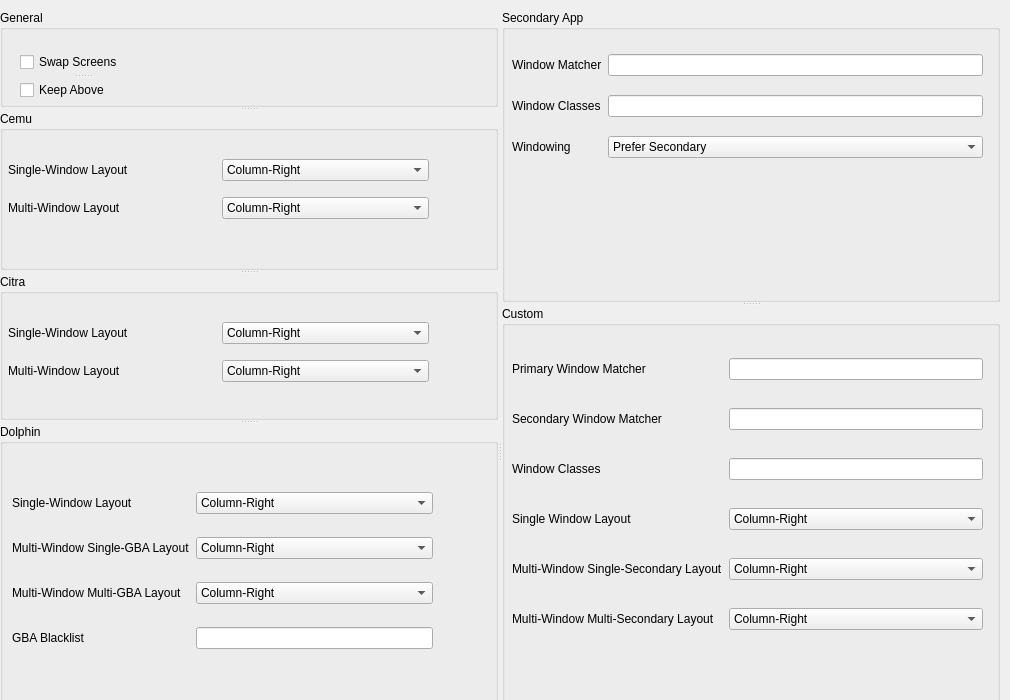
<?xml version="1.0" encoding="UTF-8"?>
<ui version="4.0">
 <class>KWin::EmulatorWindowingConfigForm</class>
 <widget class="QWidget" name="KWin::EmulatorWindowingConfigForm">
  <property name="geometry">
   <rect>
    <x>0</x>
    <y>0</y>
    <width>1010</width>
    <height>700</height>
   </rect>
  </property>
  <property name="sizePolicy">
   <sizepolicy hsizetype="Preferred" vsizetype="MinimumExpanding">
    <horstretch>0</horstretch>
    <verstretch>0</verstretch>
   </sizepolicy>
  </property>
  <property name="minimumSize">
   <size>
    <width>1010</width>
    <height>700</height>
   </size>
  </property>
  <property name="windowTitle">
   <string>Emulator Windowing</string>
  </property>
  <widget class="QSplitter" name="splitter_4">
   <property name="geometry">
    <rect>
     <x>0</x>
     <y>10</y>
     <width>1000</width>
     <height>881</height>
    </rect>
   </property>
   <property name="sizePolicy">
    <sizepolicy hsizetype="Preferred" vsizetype="Preferred">
     <horstretch>0</horstretch>
     <verstretch>0</verstretch>
    </sizepolicy>
   </property>
   <property name="minimumSize">
    <size>
     <width>200</width>
     <height>600</height>
    </size>
   </property>
   <property name="maximumSize">
    <size>
     <width>16777215</width>
     <height>16777215</height>
    </size>
   </property>
   <property name="orientation">
    <enum>Qt::Horizontal</enum>
   </property>
   <widget class="QSplitter" name="splitter_3">
    <property name="sizePolicy">
     <sizepolicy hsizetype="Expanding" vsizetype="Expanding">
      <horstretch>0</horstretch>
      <verstretch>0</verstretch>
     </sizepolicy>
    </property>
    <property name="minimumSize">
     <size>
      <width>450</width>
      <height>0</height>
     </size>
    </property>
    <property name="orientation">
     <enum>Qt::Vertical</enum>
    </property>
    <widget class="QGroupBox" name="GeneralGroup">
     <property name="sizePolicy">
      <sizepolicy hsizetype="Expanding" vsizetype="MinimumExpanding">
       <horstretch>0</horstretch>
       <verstretch>2</verstretch>
      </sizepolicy>
     </property>
     <property name="minimumSize">
      <size>
       <width>0</width>
       <height>80</height>
      </size>
     </property>
     <property name="title">
      <string>General</string>
     </property>
     <widget class="QSplitter" name="splitter">
      <property name="geometry">
       <rect>
        <x>20</x>
        <y>40</y>
        <width>125</width>
        <height>52</height>
       </rect>
      </property>
      <property name="orientation">
       <enum>Qt::Vertical</enum>
      </property>
      <widget class="QCheckBox" name="kcfg_swapScreens">
       <property name="text">
        <string>Swap Screens</string>
       </property>
       <property name="checked">
        <bool>false</bool>
       </property>
      </widget>
      <widget class="QCheckBox" name="kcfg_keepAbove">
       <property name="text">
        <string>Keep Above</string>
       </property>
      </widget>
     </widget>
    </widget>
    <widget class="QGroupBox" name="CemuGroup">
     <property name="sizePolicy">
      <sizepolicy hsizetype="MinimumExpanding" vsizetype="MinimumExpanding">
       <horstretch>0</horstretch>
       <verstretch>2</verstretch>
      </sizepolicy>
     </property>
     <property name="minimumSize">
      <size>
       <width>0</width>
       <height>130</height>
      </size>
     </property>
     <property name="title">
      <string>Cemu</string>
     </property>
     <widget class="QWidget" name="layoutWidget_2">
      <property name="geometry">
       <rect>
        <x>8</x>
        <y>38</y>
        <width>421</width>
        <height>80</height>
       </rect>
      </property>
      <layout class="QGridLayout" name="cemuGridLayout">
       <item row="0" column="0">
        <widget class="QLabel" name="cemuSingleScreenLayoutLabel">
         <property name="text">
          <string>Single-Window Layout</string>
         </property>
        </widget>
       </item>
       <item row="0" column="1">
        <widget class="QComboBox" name="kcfg_cemuSingleScreenLayout">
         <item>
          <property name="text">
           <string>Column-Right</string>
          </property>
         </item>
         <item>
          <property name="text">
           <string>Column-Left</string>
          </property>
         </item>
         <item>
          <property name="text">
           <string>Square-Right</string>
          </property>
         </item>
         <item>
          <property name="text">
           <string>Square-Left</string>
          </property>
         </item>
        </widget>
       </item>
       <item row="1" column="0">
        <widget class="QLabel" name="cemuMultiScreenLayoutLabel">
         <property name="text">
          <string>Multi-Window Layout</string>
         </property>
        </widget>
       </item>
       <item row="1" column="1">
        <widget class="QComboBox" name="kcfg_cemuMultiScreenSingleSecondaryLayout">
         <item>
          <property name="text">
           <string>Column-Right</string>
          </property>
         </item>
         <item>
          <property name="text">
           <string>Column-Left</string>
          </property>
         </item>
         <item>
          <property name="text">
           <string>Square-Right</string>
          </property>
         </item>
         <item>
          <property name="text">
           <string>Square-Left</string>
          </property>
         </item>
         <item>
          <property name="text">
           <string>Separate</string>
          </property>
         </item>
        </widget>
       </item>
      </layout>
     </widget>
    </widget>
    <widget class="QGroupBox" name="CitraGroup">
     <property name="sizePolicy">
      <sizepolicy hsizetype="MinimumExpanding" vsizetype="MinimumExpanding">
       <horstretch>0</horstretch>
       <verstretch>2</verstretch>
      </sizepolicy>
     </property>
     <property name="minimumSize">
      <size>
       <width>0</width>
       <height>120</height>
      </size>
     </property>
     <property name="title">
      <string>Citra</string>
     </property>
     <widget class="QWidget" name="layoutWidget">
      <property name="geometry">
       <rect>
        <x>8</x>
        <y>38</y>
        <width>421</width>
        <height>80</height>
       </rect>
      </property>
      <layout class="QGridLayout" name="citraGridLayout">
       <item row="0" column="0">
        <widget class="QLabel" name="citraSingleScreenLayout">
         <property name="text">
          <string>Single-Window Layout</string>
         </property>
        </widget>
       </item>
       <item row="0" column="1">
        <widget class="QComboBox" name="kcfg_citraSingleScreenLayout">
         <item>
          <property name="text">
           <string>Column-Right</string>
          </property>
         </item>
         <item>
          <property name="text">
           <string>Column-Left</string>
          </property>
         </item>
         <item>
          <property name="text">
           <string>Square-Right</string>
          </property>
         </item>
         <item>
          <property name="text">
           <string>Square-Left</string>
          </property>
         </item>
        </widget>
       </item>
       <item row="1" column="1">
        <widget class="QComboBox" name="kcfg_citraMultiScreenSingleSecondaryLayout">
         <item>
          <property name="text">
           <string>Column-Right</string>
          </property>
         </item>
         <item>
          <property name="text">
           <string>Column-Left</string>
          </property>
         </item>
         <item>
          <property name="text">
           <string>Square-Right</string>
          </property>
         </item>
         <item>
          <property name="text">
           <string>Square-Left</string>
          </property>
         </item>
         <item>
          <property name="text">
           <string>Separate</string>
          </property>
         </item>
        </widget>
       </item>
       <item row="1" column="0">
        <widget class="QLabel" name="citraMultiScreenLayout">
         <property name="text">
          <string>Multi-Window Layout</string>
         </property>
        </widget>
       </item>
      </layout>
     </widget>
    </widget>
    <widget class="QGroupBox" name="DolphinGroup">
     <property name="sizePolicy">
      <sizepolicy hsizetype="Expanding" vsizetype="MinimumExpanding">
       <horstretch>0</horstretch>
       <verstretch>3</verstretch>
      </sizepolicy>
     </property>
     <property name="minimumSize">
      <size>
       <width>0</width>
       <height>256</height>
      </size>
     </property>
     <property name="title">
      <string>Dolphin</string>
     </property>
     <property name="alignment">
      <set>Qt::AlignLeading|Qt::AlignLeft|Qt::AlignTop</set>
     </property>
     <property name="flat">
      <bool>false</bool>
     </property>
     <property name="checkable">
      <bool>false</bool>
     </property>
     <widget class="QWidget" name="layoutWidget">
      <property name="geometry">
       <rect>
        <x>12</x>
        <y>51</y>
        <width>421</width>
        <height>192</height>
       </rect>
      </property>
      <layout class="QGridLayout" name="dolphinGridLayout">
       <item row="0" column="0">
        <widget class="QLabel" name="dolphinSingleScreenLayout">
         <property name="text">
          <string>Single-Window Layout</string>
         </property>
        </widget>
       </item>
       <item row="2" column="0">
        <widget class="QLabel" name="dolphinMultiScreenMultiSecondaryLayout">
         <property name="text">
          <string>Multi-Window Multi-GBA Layout</string>
         </property>
        </widget>
       </item>
       <item row="2" column="1">
        <widget class="QComboBox" name="kcfg_dolphinMultiScreenMultiSecondaryLayout">
         <item>
          <property name="text">
           <string>Column-Right</string>
          </property>
         </item>
         <item>
          <property name="text">
           <string>Column-Left</string>
          </property>
         </item>
         <item>
          <property name="text">
           <string>Square-Right</string>
          </property>
         </item>
         <item>
          <property name="text">
           <string>Square-Left</string>
          </property>
         </item>
         <item>
          <property name="text">
           <string>Separate</string>
          </property>
         </item>
        </widget>
       </item>
       <item row="1" column="0">
        <widget class="QLabel" name="dolphinMultiScreenSingleSecondaryLayout">
         <property name="text">
          <string>Multi-Window Single-GBA Layout</string>
         </property>
        </widget>
       </item>
       <item row="4" column="0">
        <widget class="QLabel" name="dolphinBlacklistLabel">
         <property name="text">
          <string>GBA Blacklist</string>
         </property>
        </widget>
       </item>
       <item row="4" column="1">
        <widget class="QLineEdit" name="kcfg_dolphinBlacklist"/>
       </item>
       <item row="0" column="1">
        <widget class="QComboBox" name="kcfg_dolphinSingleScreenLayout">
         <item>
          <property name="text">
           <string>Column-Right</string>
          </property>
         </item>
         <item>
          <property name="text">
           <string>Column-Left</string>
          </property>
         </item>
         <item>
          <property name="text">
           <string>Square-Right</string>
          </property>
         </item>
         <item>
          <property name="text">
           <string>Square-Left</string>
          </property>
         </item>
        </widget>
       </item>
       <item row="1" column="1">
        <widget class="QComboBox" name="kcfg_dolphinMultiScreenSingleSecondaryLayout">
         <item>
          <property name="text">
           <string>Column-Right</string>
          </property>
         </item>
         <item>
          <property name="text">
           <string>Column-Left</string>
          </property>
         </item>
         <item>
          <property name="text">
           <string>Square-Right</string>
          </property>
         </item>
         <item>
          <property name="text">
           <string>Square-Left</string>
          </property>
         </item>
         <item>
          <property name="text">
           <string>Separate</string>
          </property>
         </item>
        </widget>
       </item>
      </layout>
     </widget>
    </widget>
   </widget>
   <widget class="QSplitter" name="splitter_2">
    <property name="sizePolicy">
     <sizepolicy hsizetype="Minimum" vsizetype="Expanding">
      <horstretch>0</horstretch>
      <verstretch>0</verstretch>
     </sizepolicy>
    </property>
    <property name="minimumSize">
     <size>
      <width>10</width>
      <height>200</height>
     </size>
    </property>
    <property name="orientation">
     <enum>Qt::Vertical</enum>
    </property>
    <widget class="QGroupBox" name="SecondaryGroup">
     <property name="sizePolicy">
      <sizepolicy hsizetype="Preferred" vsizetype="MinimumExpanding">
       <horstretch>0</horstretch>
       <verstretch>0</verstretch>
      </sizepolicy>
     </property>
     <property name="minimumSize">
      <size>
       <width>490</width>
       <height>200</height>
      </size>
     </property>
     <property name="title">
      <string>Secondary App</string>
     </property>
     <widget class="QWidget" name="layoutWidget">
      <property name="geometry">
       <rect>
        <x>10</x>
        <y>31</y>
        <width>471</width>
        <height>131</height>
       </rect>
      </property>
      <layout class="QGridLayout" name="gridLayout_2">
       <item row="0" column="0">
        <widget class="QLabel" name="SecondaryAppMatcherLabel">
         <property name="text">
          <string>Window Matcher</string>
         </property>
        </widget>
       </item>
       <item row="0" column="1">
        <widget class="QLineEdit" name="kcfg_secondaryAppWindowMatcher"/>
       </item>
       <item row="1" column="0">
        <widget class="QLabel" name="SecondaryAppClassesLabel">
         <property name="text">
          <string>Window Classes</string>
         </property>
        </widget>
       </item>
       <item row="1" column="1">
        <widget class="QLineEdit" name="kcfg_secondaryAppWindowClasses"/>
       </item>
       <item row="2" column="0">
        <widget class="QLabel" name="SecondaryAppWindowingLabel">
         <property name="text">
          <string>Windowing</string>
         </property>
        </widget>
       </item>
       <item row="2" column="1">
        <widget class="QComboBox" name="kcfg_secondaryAppWindowingBehavior">
         <item>
          <property name="text">
           <string>Prefer Secondary</string>
          </property>
         </item>
         <item>
          <property name="text">
           <string>Prefer Primary</string>
          </property>
         </item>
         <item>
          <property name="text">
           <string>Unmanaged</string>
          </property>
         </item>
         <item>
          <property name="text">
           <string>Hidden</string>
          </property>
         </item>
        </widget>
       </item>
      </layout>
     </widget>
    </widget>
    <widget class="QGroupBox" name="CustomGroup">
     <property name="sizePolicy">
      <sizepolicy hsizetype="Preferred" vsizetype="Expanding">
       <horstretch>0</horstretch>
       <verstretch>0</verstretch>
      </sizepolicy>
     </property>
     <property name="minimumSize">
      <size>
       <width>490</width>
       <height>400</height>
      </size>
     </property>
     <property name="title">
      <string>Custom</string>
     </property>
     <widget class="QWidget" name="layoutWidget">
      <property name="geometry">
       <rect>
        <x>10</x>
        <y>30</y>
        <width>471</width>
        <height>321</height>
       </rect>
      </property>
      <layout class="QGridLayout" name="gridLayout">
       <item row="0" column="0">
        <widget class="QLabel" name="label">
         <property name="text">
          <string>Primary Window Matcher</string>
         </property>
        </widget>
       </item>
       <item row="0" column="1">
        <widget class="QLineEdit" name="kcfg_customPrimaryWindowMatcher"/>
       </item>
       <item row="1" column="0">
        <widget class="QLabel" name="label_2">
         <property name="text">
          <string>Secondary Window Matcher</string>
         </property>
        </widget>
       </item>
       <item row="1" column="1">
        <widget class="QLineEdit" name="kcfg_customSecondaryWindowMatcher"/>
       </item>
       <item row="2" column="0">
        <widget class="QLabel" name="label_3">
         <property name="text">
          <string>Window Classes</string>
         </property>
        </widget>
       </item>
       <item row="2" column="1">
        <widget class="QLineEdit" name="kcfg_customWindowClasses"/>
       </item>
       <item row="3" column="0">
        <widget class="QLabel" name="label_4">
         <property name="text">
          <string>Single Window Layout</string>
         </property>
        </widget>
       </item>
       <item row="3" column="1">
        <widget class="QComboBox" name="kcfg_customSingleScreenLayout">
         <item>
          <property name="text">
           <string>Column-Right</string>
          </property>
         </item>
         <item>
          <property name="text">
           <string>Column-Left</string>
          </property>
         </item>
         <item>
          <property name="text">
           <string>Square-Right</string>
          </property>
         </item>
         <item>
          <property name="text">
           <string>Square-Left</string>
          </property>
         </item>
        </widget>
       </item>
       <item row="4" column="0">
        <widget class="QLabel" name="label_5">
         <property name="text">
          <string>Multi-Window Single-Secondary Layout</string>
         </property>
        </widget>
       </item>
       <item row="4" column="1">
        <widget class="QComboBox" name="kcfg_customMultiScreenSingleSecondaryLayout">
         <item>
          <property name="text">
           <string>Column-Right</string>
          </property>
         </item>
         <item>
          <property name="text">
           <string>Column-Left</string>
          </property>
         </item>
         <item>
          <property name="text">
           <string>Square-Right</string>
          </property>
         </item>
         <item>
          <property name="text">
           <string>Square-Left</string>
          </property>
         </item>
         <item>
          <property name="text">
           <string>Separate</string>
          </property>
         </item>
        </widget>
       </item>
       <item row="5" column="0">
        <widget class="QLabel" name="label_6">
         <property name="text">
          <string>Multi-Window Multi-Secondary Layout</string>
         </property>
        </widget>
       </item>
       <item row="5" column="1">
        <widget class="QComboBox" name="kcfg_customMultiScreenMultiSecondaryLayout">
         <item>
          <property name="text">
           <string>Column-Right</string>
          </property>
         </item>
         <item>
          <property name="text">
           <string>Column-Left</string>
          </property>
         </item>
         <item>
          <property name="text">
           <string>Square-Right</string>
          </property>
         </item>
         <item>
          <property name="text">
           <string>Square-Left</string>
          </property>
         </item>
         <item>
          <property name="text">
           <string>Separate</string>
          </property>
         </item>
        </widget>
       </item>
      </layout>
     </widget>
    </widget>
   </widget>
  </widget>
 </widget>
 <resources/>
 <connections/>
</ui>
